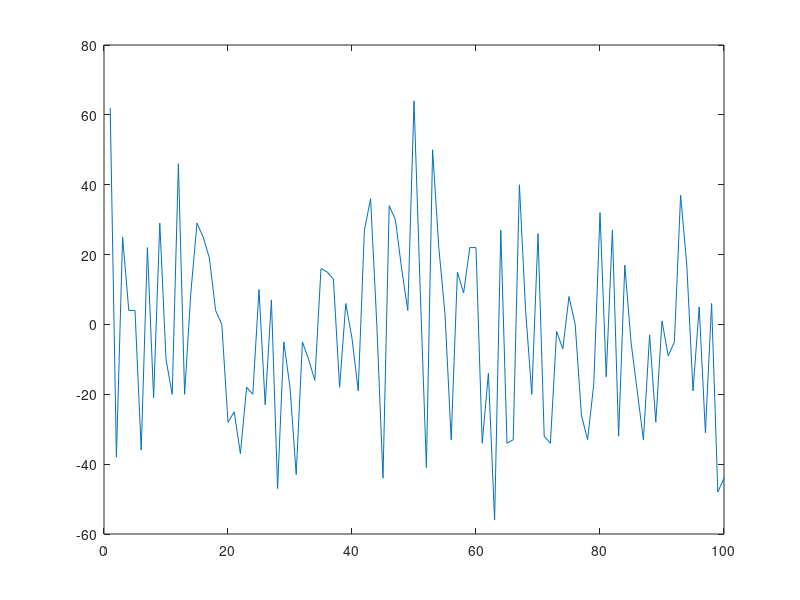

Recreate this plot in MATLAB.
% Task 1: 1D Random Walk

clear all;
close all;

number_of_steps = 1000;
p_right = 0.4;
p_static = 0.2;
p_left = 1 - p_right - p_static;

distances(1:100) = 0;

for x = 1:100
    position = 0;

    %zero_line(1:number_of_steps) = position;

    pick = 0;
    right = 0;
    left = 0;

    moves(1:number_of_steps) = 0;

    for i = 1:number_of_steps

        pick = randsrc(1,1,[1,0,-1;p_right,p_static,p_left]);
        position = position + pick;
        moves(i) = position;

        if (pick == 1)
            right = right + 1;
        elseif (pick == -1)
            left = left + 1;
        end

    end

    %fprintf('Position: %d\n', position);
    %fprintf('Right: %d\n', right);
    %fprintf('Left: %d\n', left);

    %plot(1:number_of_steps, moves, 1:number_of_steps,zero_line,'--');
    
    distances(x) = position;
end
plot(1:100, distances);